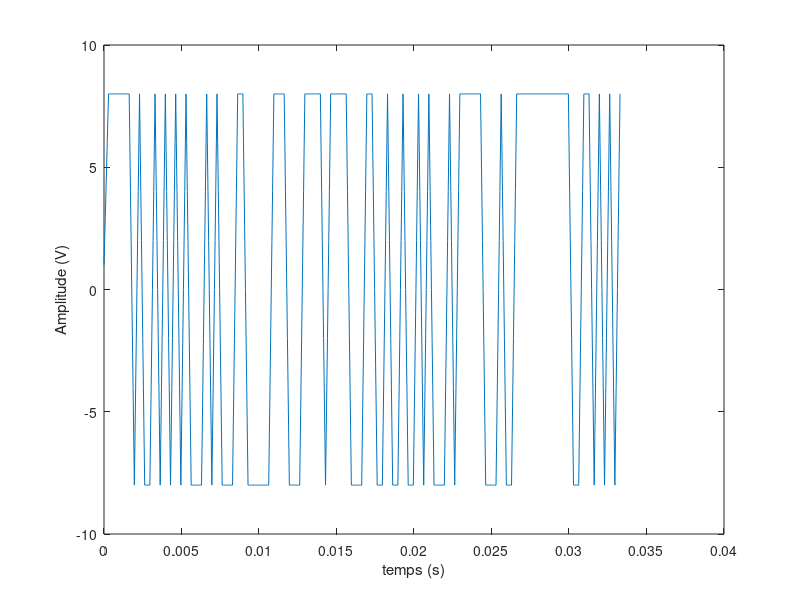
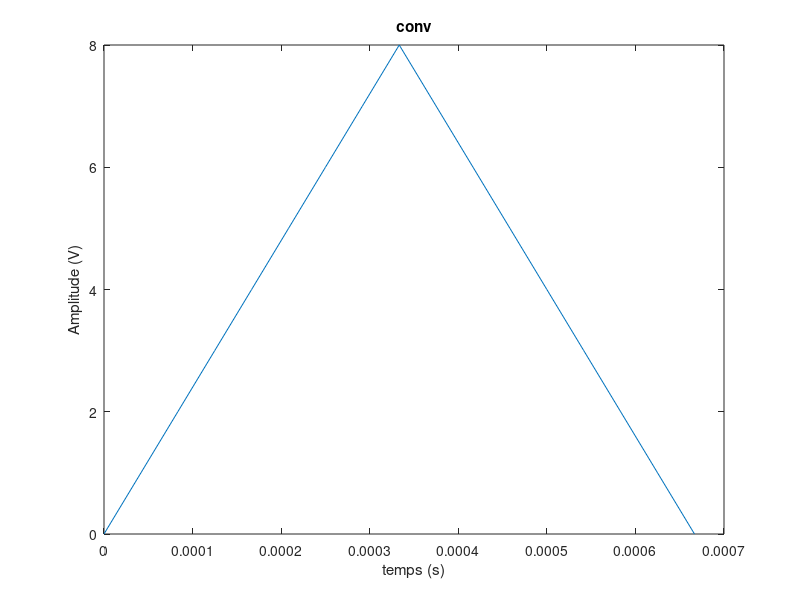
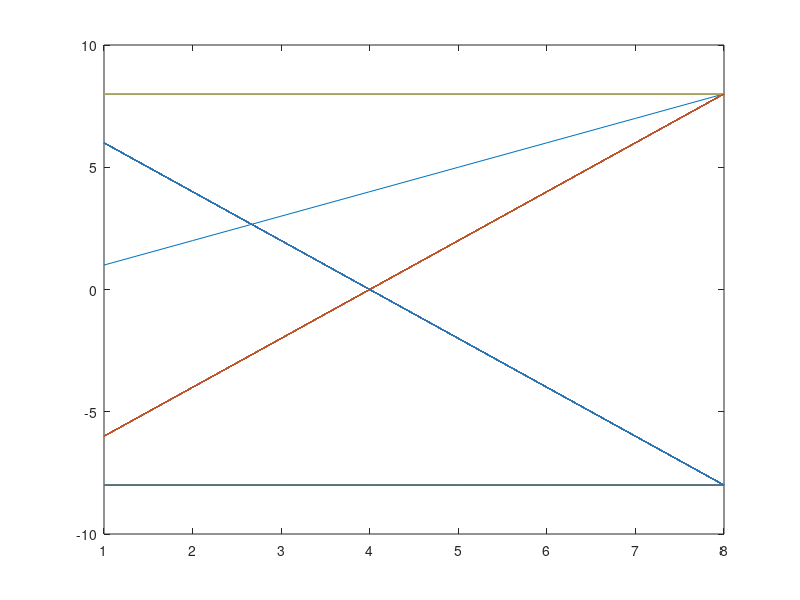
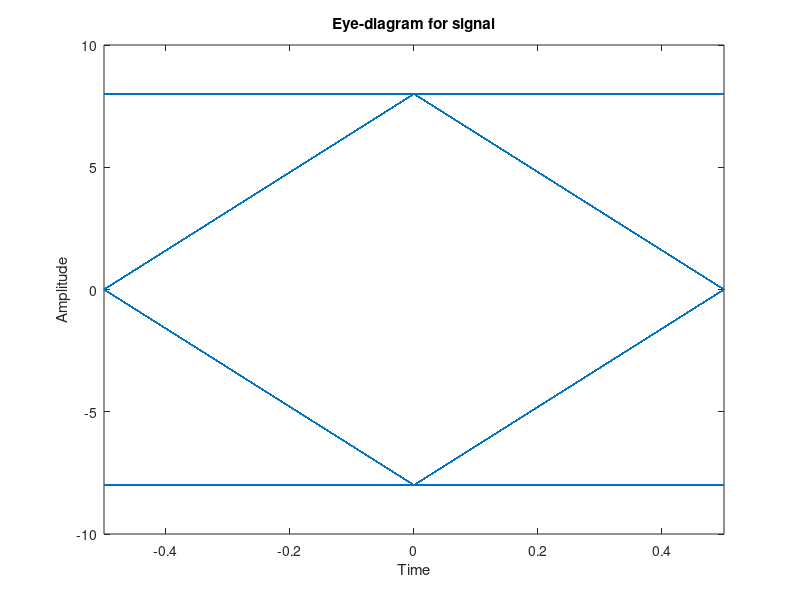

These charts were generated, in order, by the following MATLAB code:
clc; close all; clear all;
%%%%%%%%%%%%%%%%%% Sequence 2
% clc; close all; clear all;
% Constantes
V = 1;
nbit = 100;
Fe = 24000;
Te = 1/Fe;
Rb = 3000;
Tb = 1/Rb;
Ns = Fe/Rb; % 8 ici
Ts = Ns*Te;

% Génération de bits
Tableau = randi([0,1],nbit,1);

%% 4.2)

% 1)
% Génération d'impulsions
Modulateur = (Tableau-0.5)*2;
Signal = [Modulateur' ; zeros(nbit,Ns-1)'];
Signal = Signal(:);

% Filtre de mise en forme
h = ones(Ns,1);
signal_filtre_e = filter(h,1,Signal);
% Réception
signal_filtre_s = filter(h,1,signal_filtre_e);

% 2)
Lt = 0:Te:(nbit*Ns-1)*Te;
plot(Lt,signal_filtre_s);
xlabel("temps (s)");
ylabel("Amplitude (V)");

% 3)
g = [0 ; conv(h,h) ; 0];
Lt = 0:Te:2*Ts;
figure,plot(Lt,g);
title("conv")
xlabel("temps (s)");
ylabel("Amplitude (V)");

% 4) 
% n0 = Ns = 8 ici c'est à dire au bout de t = Ts

% 5)
figure,plot(reshape(signal_filtre_s,Ns,length(signal_filtre_s)/Ns));
eyediagram(signal_filtre_s(Ns:end),Ns);

% 6)
% Oui on retrouve bien qu'à Ts on a toujours 1 ou -1 

% 7)
signal_sortie = signal_filtre_s(Ns:Ns:end,1);
Demodulateur = signal_sortie > 0;
Erreur = mean((Tableau - Demodulateur) ~= 0);
% = 0

% 8)
signal_sortie2 = signal_filtre_s(3:Ns:end,1);
Demodulateur2 = signal_sortie2 > 0;
Erreur2 = mean((Tableau - Demodulateur2) ~= 0);
% environ = 0.5

%% 4.3)
% 1)
% paramètres
Fc = 8000;
N = 81;
% 1.
hc = (2 * Fc/Fe) * sinc(2 * (Fc/Fe) * [-(N - 1)/2 : 1 : (N - 1)/2]);
newg = conv(hc, g);
newN = length(newg);
figure, plot([-(newN - 1)/2 : 1 : (newN - 1)/2],newg);

% 2.
Signal_decal = [Signal ; zeros((N+1)/2,1)];
signal_transmit = filter(newg,1,Signal_decal);
signal_transmit = signal_transmit((N+1)/2+1:end);
figure, plot(signal_transmit);
figure, plot(reshape(signal_transmit,Ns,length(signal_transmit)/Ns));

% 3.
n_fft = 512;
fft_g = abs(fft(g,n_fft));
fft_hc = abs(fft(hc,n_fft));
figure , semilogy(linspace(0, Fe, n_fft),fft_g)
hold on
semilogy(linspace(0, Fe, n_fft),fft_hc)
hold off
legend("|H(f)Hr(f)|", "|Hc(f)|")

% 4.
signal_sortie3 = signal_transmit(8:Ns:end,1);
Demodulateur3 = signal_sortie3 > 0;
Erreur3 = mean((Tableau - Demodulateur3) ~= 0); 

% 2)
% paramètres
Fc = 1000;
N = 81;
% 1.
hc = (2 * Fc/Fe) * sinc(2 * (Fc/Fe) * [-(N - 1)/2 : 1 : (N - 1)/2]);
newg = conv(hc, g);
newN = length(newg);
figure, plot([-(newN - 1)/2 : 1 : (newN - 1)/2],newg);

% 2.
Signal_decal = [Signal ; zeros((N+1)/2,1)];
signal_transmit = filter(newg,1,Signal_decal);
signal_transmit = signal_transmit((N+1)/2+1:end);
figure, plot(signal_transmit);
figure, plot(reshape(signal_transmit,Ns,length(signal_transmit)/Ns));

% 3.
n_fft = 512;
fft_g = abs(fft(g,n_fft));
fft_hc = abs(fft(hc,n_fft));
figure , semilogy(linspace(0, Fe, n_fft),fft_g)
hold on
semilogy(linspace(0, Fe, n_fft),fft_hc)
hold off
legend("|H(f)Hr(f)|", "|Hc(f)|")

% 4.
signal_sortie4 = signal_transmit(8:Ns:end,1);
Demodulateur4 = signal_sortie4 > 0;
Erreur4 = mean((Tableau - Demodulateur4) ~= 0);
% ~ 0.1 
% Fc trop petit, on garde la majorité de l'information mais on en perd
% quand meme une trop grande partie















